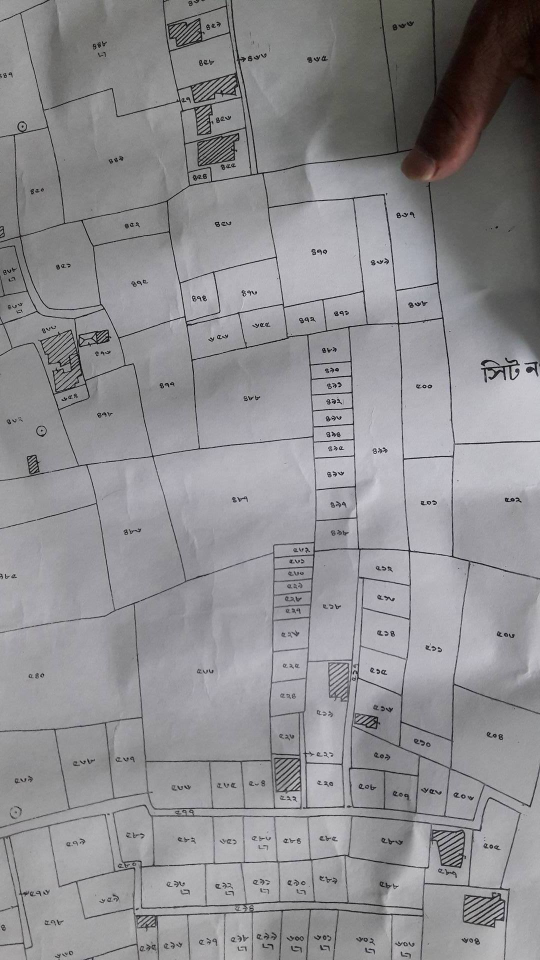
#> input picture 1.jpg, 1080 x 1920 px (shown at 1/2 size)
$ python Corner2.py
#> lines starting #> are read from the running program, lines starting #| are printed output that depends on the picture
import numpy as np
import cv2
import selectRef

img = cv2.imread('1.jpg')
#> img is the input picture: shape (1920, 1080, 3); mean B, G, R 144.7, 141.9, 142.7
img = cv2.resize(img, (0,0), fx=0.5, fy=0.5)
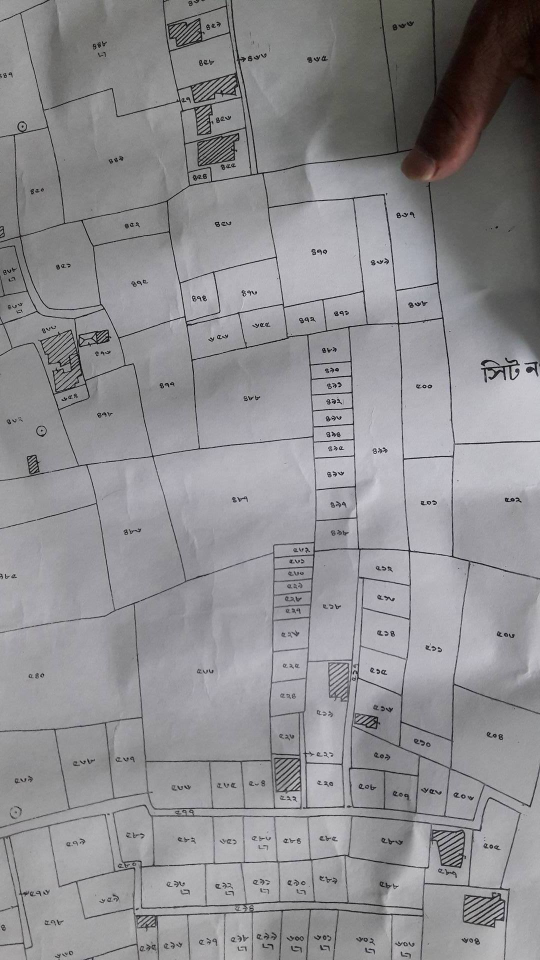
#> img: shape (960, 540, 3); mean B, G, R 144.9, 142, 142.9

# height, width = img.shape[:2]
# gray = cv2.cvtColor(img,cv2.COLOR_BGR2GRAY)
# gray = np.float32(gray)

f = open("corners.txt", "w+")
flagy = 0
i=0

def draw_circle(event, x, y, flags, param):
    global mouseX, mouseY
    global axx,cxx,origin
    global i,f,flagy

    if event == cv2.EVENT_LBUTTONDBLCLK:
        cv2.circle(img, (x, y), 3, 255, -1)
        mouseX, mouseY = x, y
        if(flagy==0):
            #a,b = getFirst().split()
            a,b=23.59718,89.84191
            axx = selectRef.point(float(a),float(b),mouseX, mouseY)
            flagy=1
            print("HERE")
        elif(flagy==1):
            #a,b = getSecond().split()
            a,b=23.59728,89.84198
            cxx = selectRef.point(float(a),float(b),mouseX, mouseY)
            flagy=2
            origin = selectRef.calculate_origin(axx,cxx)
            origin.print_latlon()
            print("HERE 1")
        else:
            #i = getCurrentLandID()
            #cv2.circle(img, (x, y), 100, (255, 0, 0), -1)
            new_point = selectRef.calculate(origin,mouseX, mouseY)
            print("HERE 2")
            f.write(str(i) + " " + str(new_point.lat) + " " + str(new_point.lon) + "\n")

cv2.namedWindow("Points")
#cv2.namedWindow("Points", cv2.WND_PROP_FULLSCREEN)
cv2.setMouseCallback("Points", draw_circle)
#cv2.setWindowProperty("Points",cv2.WND_PROP_FULLSCREEN,cv2.WINDOW_FULLSCREEN)
while (1):
    cv2.imshow('Points', img)
    k = cv2.waitKey(20) & 0xFF
#> (key q is pressed here)
    if(k==ord('q')):
        break
f.close()

$ run again, with 2.jpg copied over 1.jpg
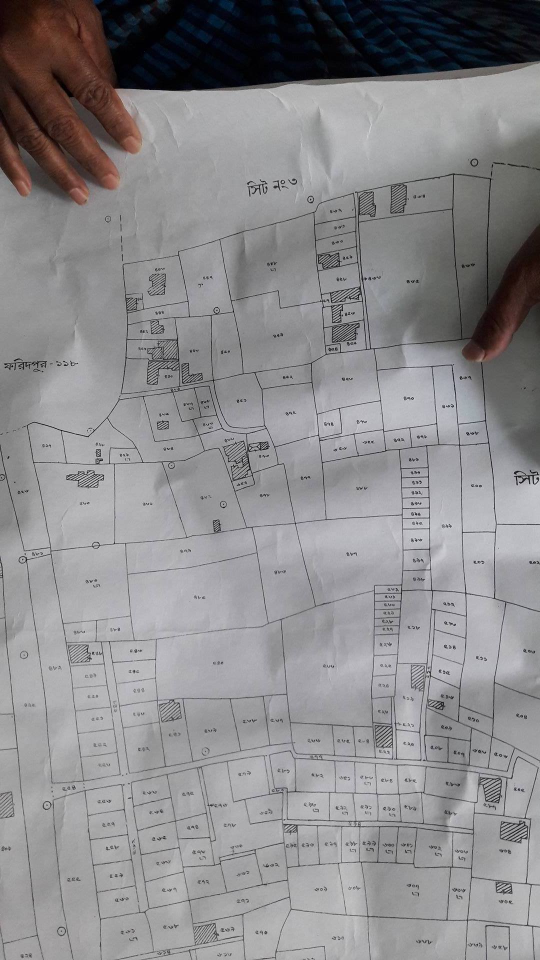
#> input picture 2.jpg, 1080 x 1920 px (shown at 1/2 size)
#> img is the input picture: shape (1920, 1080, 3); mean B, G, R 140.1, 138.1, 139.5
#> `img = cv2.resize(img, (0,0), fx=0.5, fy=0.5)`:
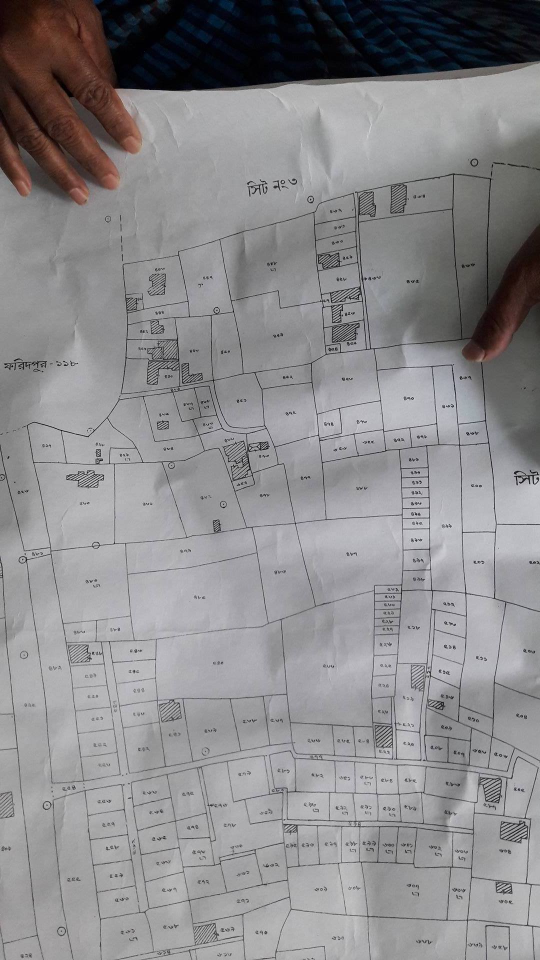
#> img: shape (960, 540, 3); mean B, G, R 140.2, 138.3, 139.6

$ run again, with 3.jpg copied over 1.jpg
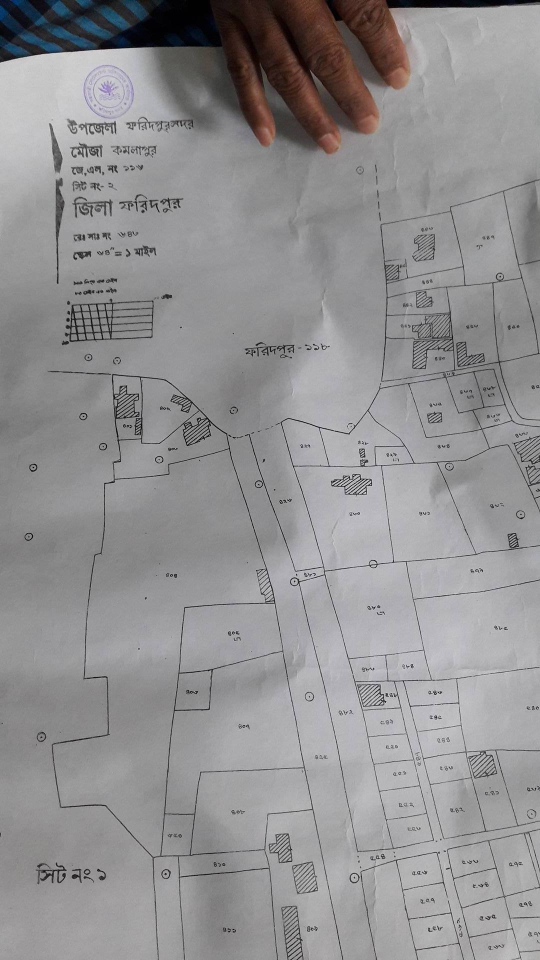
#> input picture 3.jpg, 1080 x 1920 px (shown at 1/2 size)
#> img is the input picture: shape (1920, 1080, 3); mean B, G, R 145.8, 144.7, 145.8
#> `img = cv2.resize(img, (0,0), fx=0.5, fy=0.5)`:
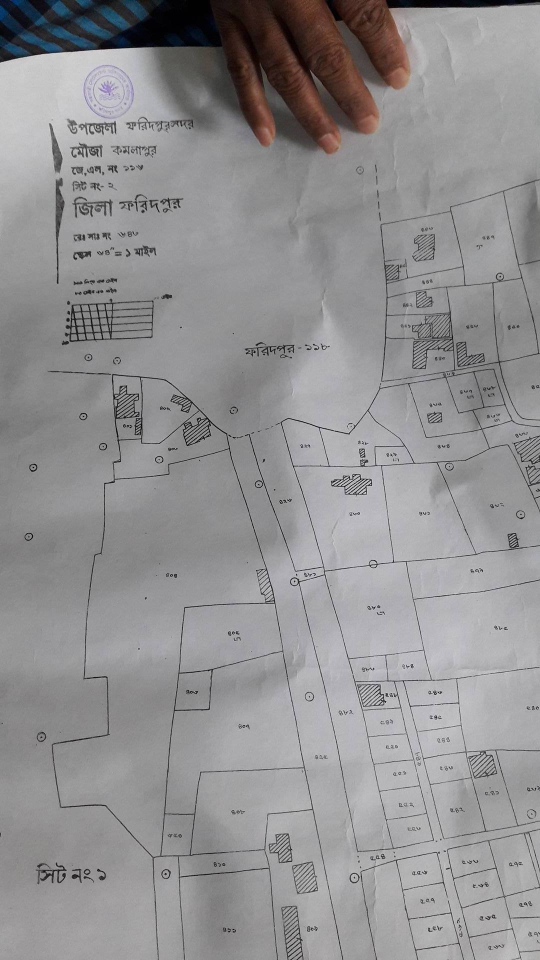
#> img: shape (960, 540, 3); mean B, G, R 146, 144.9, 146

$ run again, with a1.jpg copied over 1.jpg
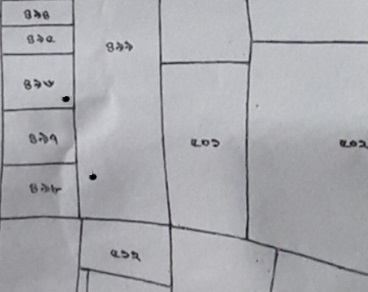
#> input picture a1.jpg, 368 x 292 px
#> img is the input picture: shape (292, 368, 3); mean B, G, R 175.4, 170.6, 170.4
#> `img = cv2.resize(img, (0,0), fx=0.5, fy=0.5)`:
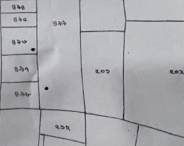
#> img: shape (146, 184, 3); mean B, G, R 175.5, 170.7, 170.6
